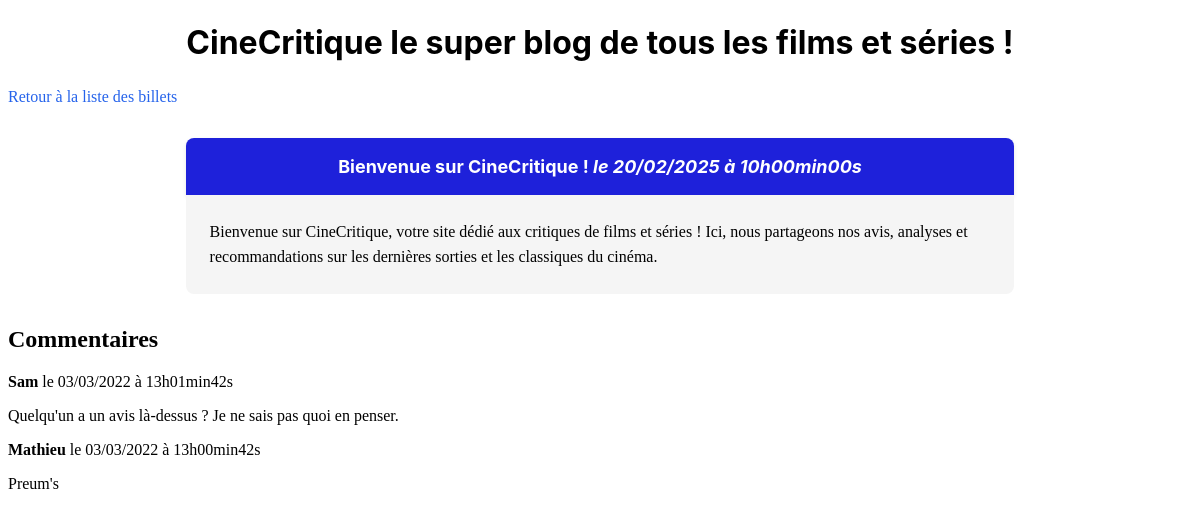
Screenshot of /blog/post.php?id=1 with the database file from the repository.
### tables this page shows
CREATE TABLE `posts` (
  `id` int(11) NOT NULL,
  `title` varchar(255) NOT NULL,
  `content` text NOT NULL,
  `creation_date` datetime NOT NULL
);

CREATE TABLE `comments` (
    `id` int (11) NOT NULL,
    `post_id` INT (11) NOT NULL,
    `author` varchar(255) NOT NULL,
    `comment` text NOT NULL,
    `comment_date` datetime NOT NULL
);

### blog/post.php (called while the page is built)
<?php
require('src/model.php');
if (isset($_GET['id']) && $_GET['id'] > 0) {
    $identifier = $_GET['id'];
} else {
    echo 'Erreur : aucun identifiant de billet envoyé';
    die;
}
$post = getPost($identifier);
$comments = getComments($identifier);
require('templates/post.php');

### blog/src/model.php (called while the page is built, shortened)
<?php
function getPost($identifier) {
    $database = dbConnect();
    $statement = $database->prepare(
        "SELECT id, title, content, DATE_FORMAT(creation_date, '%d/%m/%Y à %Hh%imin%ss') AS french_creation_date FROM posts WHERE id = ?"
    );
    $statement->execute([$identifier]);
    $row = $statement->fetch();
    $post = [
        'title' => $row['title'],
        'french_creation_date' => $row['french_creation_date'],
        'content' => $row['content'],
    ];
    return $post;
}
function getComments($identifier)
{
    $database = dbConnect();
    $statement = $database->prepare(
        "SELECT id, author, comment, DATE_FORMAT(comment_date, '%d/%m/%Y à %Hh%imin%ss') AS french_creation_date FROM comments WHERE post_id = ? ORDER BY comment_date DESC"
    );
    $statement->execute([$identifier]);
    $comments = [];
    while (($row = $statement->fetch())) {
        $comment = [
            'author' => $row['author'],
            'french_creation_date' => $row['french_creation_date'],
            'comment' => $row['comment'],
        ];
        $comments[] = $comment;
    }
    return $comments;
}
function dbConnect()
{
    try {
        $database = new PDO('mysql:host=localhost;dbname=blog;charset=utf8', 'root', '');
        return $database;
    } catch(Exception $e) {
        die('Erreur : '.$e->getMessage());
    }
}

### blog/templates/post.php (the view, shortened to what this page needs)
<h1>CineCritique le super blog de tous les films et séries !</h1>
<p><a href="index.php">Retour à la liste des billets</a></p>
<div class="news">
    <h3>
        <?= htmlspecialchars($post['title']) ?>
        <em>le <?= $post['french_creation_date'] ?></em>
    </h3>
    <p>
        <?= nl2br(htmlspecialchars($post['content'])) ?>
    </p>
</div>
<h2>Commentaires</h2>
<?php
foreach ($comments as $comment) {
?>
    <p><strong><?= htmlspecialchars($comment['author']) ?></strong> le <?= $comment['french_creation_date'] ?></p>
    <p><?= nl2br(htmlspecialchars($comment['comment'])) ?></p>
<?php
}
?>
<?php $content = ob_get_clean(); ?>
<?php require('layout.php') ?>

### blog/templates/layout.php (shortened to what this page needs)
<!DOCTYPE html>
<html>
    <head>
        <link href="style.css" rel="stylesheet" />
    </head>
    <body>
        <?= $content ?>
    </body>
</html>

### blog/style.css (style rules this page uses)
h1, h3 { text-align: center; font-family: 'Inter', sans-serif; line-height: 1.4; }
h3 { background-color: #1e21da; color: #ffffff; font-size: 1.125rem; margin-bottom: 0; padding: 1rem; border-radius: 8px 8px 0 0; box-shadow: 0 2px 4px rgba(0, 0, 0, 0.1); }
.news { width: 70%; max-width: 1200px; margin: 2rem auto; }
.news p { background-color: #f5f5f5; margin-top: 0; padding: 1.5rem; border-radius: 0 0 8px 8px; line-height: 1.6; }
a { text-decoration: none; color: #2563eb; transition: color 0.3s ease; }

### rows the page displays
posts: title "Bienvenue sur CineCritique !", content "Bienvenue sur CineCritique, votre site dédié aux critiques de films et séries ! Ici, nous partageons nos avis, analyses et recommandations sur les dernières sorties et les classiques du cinéma."
comments: author "Sam", french_creation_date "03/03/2022 à 13h01min42s", comment "Quelqu'un a un avis là-dessus ? Je ne sais pas quoi en penser."
comments: author "Mathieu", french_creation_date "03/03/2022 à 13h00min42s", comment "Preum's"

### other values shown
$post['french_creation_date'] "20/02/2025 à 10h00min00s"
